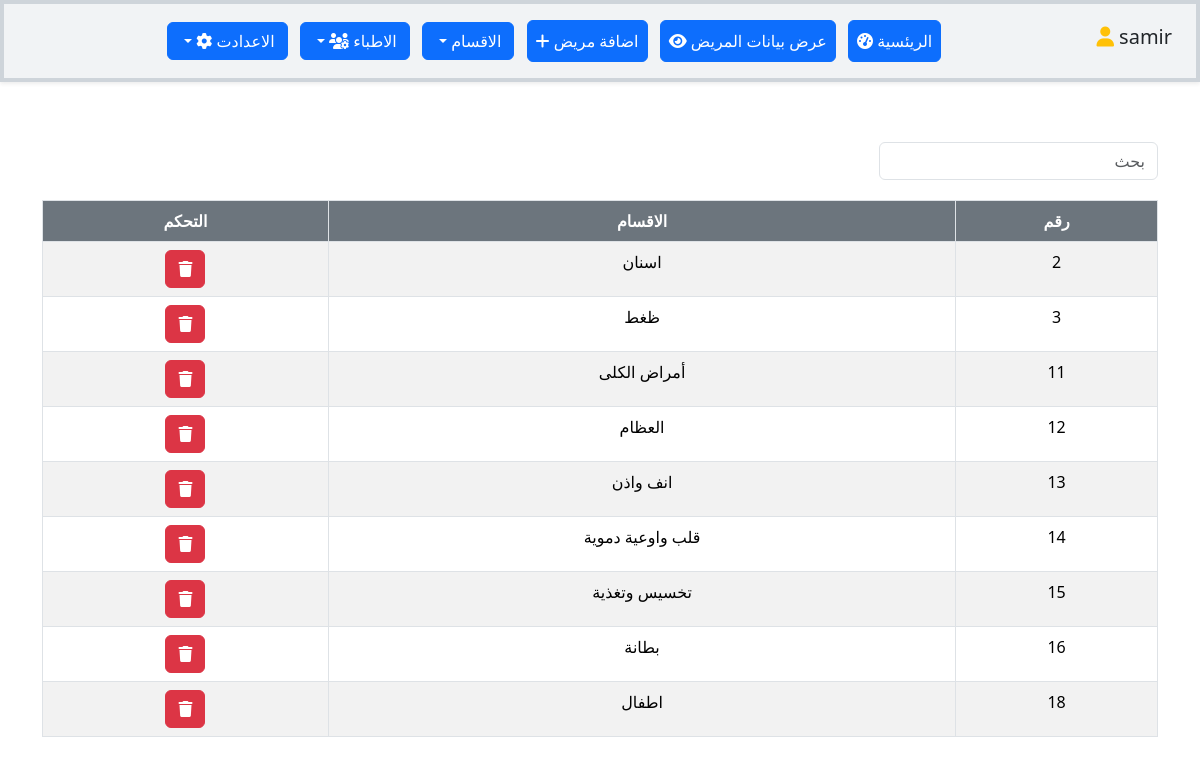
The app's page /View_qism.php (signed in) with its own data.
### tables this page shows
CREATE TABLE `type` (
  `id` int(11) NOT NULL,
  `name` varchar(255) NOT NULL
);

### View_qism.php (the view, shortened to what this page needs)
<?php
include("header.php");
$coon= new mysqli("localhost","root","","doctor_system");
$select_qism="SELECT * FROM type ";
$result_qism= $coon ->query($select_qism);
?>
<div class="container">
<input type="text"  id="searchInput"  placeholder="بحث " class=" form-control w-25 shadow-none search">
<table class="table  text-center  table-striped table-bordered" id="dataTable" >
  <thead >
    <tr >
      <th class=" bg-secondary text-white"> رقم</th>
      <th class=" bg-secondary text-white">الاقسام</th>
      <th class=" bg-secondary text-white">التحكم</th>
    </tr>
  </thead>
  <tbody  id="myTable">
      <tr>
<?php
     while ($row_qism =$result_qism ->fetch_assoc()) {
 ?>
      <td ><?=$row_qism['id']?></td>
      <td><?=$row_qism['name']?></td>
      <td>
      <a href="qism/delete_qism.php?id=<?= $row_qism['id']?>" class=" btn btn-danger"><i class="fa-solid fa-trash "></i></a>
      </td>
    </tr>
<?php
}
 ?>

### header.php (shortened to what this page needs)
<!DOCTYPE html>
<html lang="en">
<head>
    <link href="https://cdn.jsdelivr.net/npm/bootstrap@5.3.3/dist/css/bootstrap.min.css" rel="stylesheet">
<link rel="stylesheet" href="css/main.css">
<link rel="stylesheet" href="https://cdnjs.cloudflare.com/ajax/libs/font-awesome/6.6.0/css/all.min.css" />
<link rel="stylesheet" href="https://cdnjs.cloudflare.com/ajax/libs/font-awesome/6.6.0/css/all.min.css" />
</head>
<body>
<div class="container-fulid ">
<div class="center  text-center  p-1 m-auto  shadow-sm    bg-dark-subtle  ">
<div class="s p-3" style=" background-color:#f1f3f5;">
<a href="" class=" p-2 ms-2  text-dark    text-decoration-none fs-5"  style="float: right; position: relative;
bottom: 6px; ">  <?php  echo $_SESSION['login']?> <i class="fa-solid fa-user text-warning"></i></a>
<a href="header.php" class="btn btn-primary p-2 ms-2  " >الريئسية <i class="fa-solid fa-gauge-high"></i></a>
<a href="view.php" class="btn btn-primary p-2 ms-2" >عرض بيانات المريض <i class="fa-solid fa-eye"></i></a>
<a href="add.php" class="btn btn-primary p-2 ms-2" >اضافة مريض <i class="fa-solid fa-plus"></i></a>
  <button class="btn btn-primary dropdown-toggle ms-2" type="button" data-bs-toggle="dropdown" aria-expanded="false">
 الاقسام
  </button>
  <button class="btn btn-primary dropdown-toggle ms-2" type="button" data-bs-toggle="dropdown" aria-expanded="false">
 الاطباء <i class="fa-solid fa-users-gear"></i>
  </button>
  <button class="btn btn-primary dropdown-toggle ms-2" type="button" data-bs-toggle="dropdown" aria-expanded="false">
 الاعدادت <i class="fa-solid fa-gear"></i>
  </button>
</div>
</div>
</div>
</body>
</html>

### css/main.css (style rules this page uses)
body { direction: rtl; height: 100%; }
.table { margin-top: 80px; }
.search { position: relative; top: 60px; }

### records on screen
type: id "2", name "اسنان"
type: id "3", name "ظغط"
type: id "11", name "أمراض الكلى"
type: id "12", name "العظام"
type: id "13", name "انف واذن"
type: id "14", name "قلب واوعية دموية"
type: id "15", name "تخسيس وتغذية"
type: id "16", name "بطانة"
type: id "18", name "اطفال"

### other values on screen
$_SESSION['login'] "samir"
